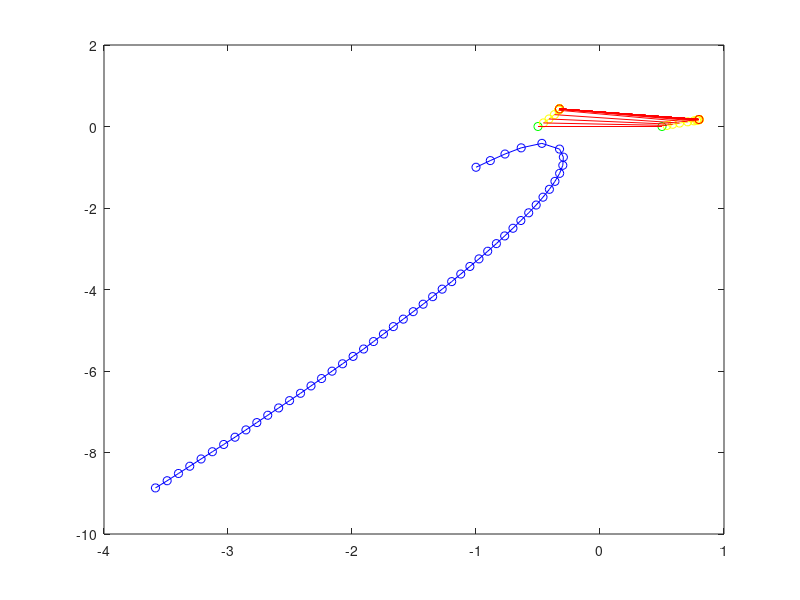

This chart was generated by the following MATLAB code: (Note: this script raises an error after producing the figure.)
clear; clc;

% ---------------------hyper-parameters------------------------
hp.number_interval = 50;
hp.time_interval = 1.0;
hp.number_evader = 2;
hp.number_pursuer = 1;
hp.vemax_repulsion = 0.3;
hp.vemax_attraction = 0;
hp.vp = 0.2;
hp.K = 1.0;
hp.epsilon = 0.05;
hp.angle_resolution = 1.0;
hp.alpha = 0.7;      % weight factor

% hp.initial_pursuer_position = file.initial_pursuer_position;
hp.initial_pursuer_position = [-1;-1];

% hp.initial_evader_position = rand(2*hp.number_evader,1)*2-1;
% hp.initial_evader_position = file.initial_evader_position;
hp.initial_evader_position = [0.5;0;-0.5;0];

hp.destination = [1;0];
% ---------------------------hyper-parameters------------------------

pursuer_trajectory = zeros(2*hp.number_pursuer,hp.number_interval+1);
evader_trajectory = zeros(2*hp.number_evader,hp.number_interval+1);
pursuer_trajectory(:,1) = hp.initial_pursuer_position;
evader_trajectory(:,1) = hp.initial_evader_position;
distance_list = zeros(4,hp.number_interval+1);

for t = 1:hp.number_interval
    metric_list = zeros(360/hp.angle_resolution,1);
	for angle = 0:hp.angle_resolution:359.999
		pursuer_evader_vector = reshape(evader_trajectory(:,t),2,hp.number_evader) - repmat(pursuer_trajectory(:,t),[1,hp.number_evader]);
		pursuer_evader_distance = sqrt(sum(pursuer_evader_vector.^2,1));
		pursuer_temp_position = pursuer_trajectory(:,t) + [hp.vp*cos(angle);hp.vp*sin(angle)]*hp.time_interval;
		pursuer_velocity = [hp.vp*cos(angle);hp.vp*sin(angle)];
		costheta = (transpose(pursuer_velocity)*pursuer_evader_vector)./(pursuer_evader_distance*norm(pursuer_velocity));
		repulsion_term = reshape(0.5*hp.vemax_repulsion*repmat(exp(-hp.K*pursuer_evader_distance).*(1+costheta),[2,1]).*(pursuer_evader_vector./repmat(pursuer_evader_distance,[2,1])),2*hp.number_evader,1);
		evader_temp_position = evader_trajectory(:,t) + repulsion_term*hp.time_interval;
		evader_destination_vector = reshape(evader_temp_position,2,hp.number_evader) - repmat(hp.destination,[1,hp.number_evader]);
		evader_destination_total_distance = sum(sqrt(sum(evader_destination_vector.^2,1)));
        inter_evader_distance = norm(evader_temp_position(1:2,1) - evader_temp_position(3:4,1));
		metric_list(angle/hp.angle_resolution+1,1) = hp.alpha*evader_destination_total_distance + (1-hp.alpha)*inter_evader_distance;
	end
	[~,loc] = min(metric_list);
    optimal_angle = (loc-1)*hp.angle_resolution;
	pursuer_trajectory(:,t+1) = pursuer_trajectory(:,t) + [hp.vp*cos(optimal_angle);hp.vp*sin(optimal_angle)]*hp.time_interval;
	pursuer_evader_vector = reshape(evader_trajectory(:,t),2,hp.number_evader) - repmat(pursuer_trajectory(:,t),[1,hp.number_evader]);
	pursuer_evader_distance = sqrt(sum(pursuer_evader_vector.^2,1));
	pursuer_velocity = (pursuer_trajectory(:,t+1) - pursuer_trajectory(:,t))/hp.time_interval;
	costheta = (transpose(pursuer_velocity)*pursuer_evader_vector)./(pursuer_evader_distance*norm(pursuer_velocity));
	repulsion_term = reshape(0.5*hp.vemax_repulsion*repmat(exp(-hp.K*pursuer_evader_distance).*(1+costheta),[2,1]).*(pursuer_evader_vector./repmat(pursuer_evader_distance,[2,1])),2*hp.number_evader,1);
	evader_trajectory(:,t+1) = evader_trajectory(:,t) + repulsion_term*hp.time_interval;
    evader_dest_distance = sqrt(sum((reshape(evader_trajectory(:,t),2,hp.number_evader) - repmat(hp.destination,[1,hp.number_evader])).^2,1));
    inter_evader_distance = norm(evader_trajectory(1:2,t) - evader_trajectory(3:4,t));
    distance_list(:,t) = [transpose(evader_dest_distance);inter_evader_distance;hp.alpha*sum(evader_dest_distance)+(1-hp.alpha)*inter_evader_distance];
end
evader_dest_distance = sqrt(sum((reshape(evader_trajectory(:,hp.number_interval+1),2,hp.number_evader) - repmat(hp.destination,[1,hp.number_evader])).^2,1));
inter_evader_distance = norm(evader_trajectory(1:2,hp.number_interval+1) - evader_trajectory(3:4,hp.number_interval+1));
distance_list(:,hp.number_interval+1) = [transpose(evader_dest_distance);inter_evader_distance;hp.alpha*sum(evader_dest_distance)+(1-hp.alpha)*inter_evader_distance];

figure;
plot(pursuer_trajectory(1,:), pursuer_trajectory(2,:), 'o-', 'color', 'blue');hold on;
for i=1:hp.number_evader
    plot(evader_trajectory(2*i-1,1),evader_trajectory(2*i,1), 'o-', 'color', 'green');hold on;
    plot(evader_trajectory(2*i-1,2:hp.number_interval),evader_trajectory(2*i,2:hp.number_interval),'o-','color','yellow');hold on;
    plot(evader_trajectory(2*i-1,hp.number_interval+1),evader_trajectory(2*i,hp.number_interval+1), 'o-', 'color', 'red');hold on;
end

for t = 1:hp.number_interval
   plot([evader_trajectory(1,t),evader_trajectory(3,t)],[evader_trajectory(2,t),evader_trajectory(4,t)],'r');
end

draw_circle(hp.destination(1,1), hp.destination(2,1), hp.epsilon);
grid on;
xlabel('X');
ylabel('Y');
title('shepherding-greedy-approach');
hold off;

figure;
plot(distance_list(1,:),'color','red');hold on;
plot(distance_list(2,:),'color','green');hold on;
plot(distance_list(3,:),'color','blue');hold on;
plot(distance_list(4,:),'color','black');hold on;
grid on;
ylabel('distance-metric');
xlabel('time-step');
legend('E1-dest-distance','E2-dest-distance','E1-E2-distance','overall-metric');
title('distance-metric plot wrt iterations');
hold off;